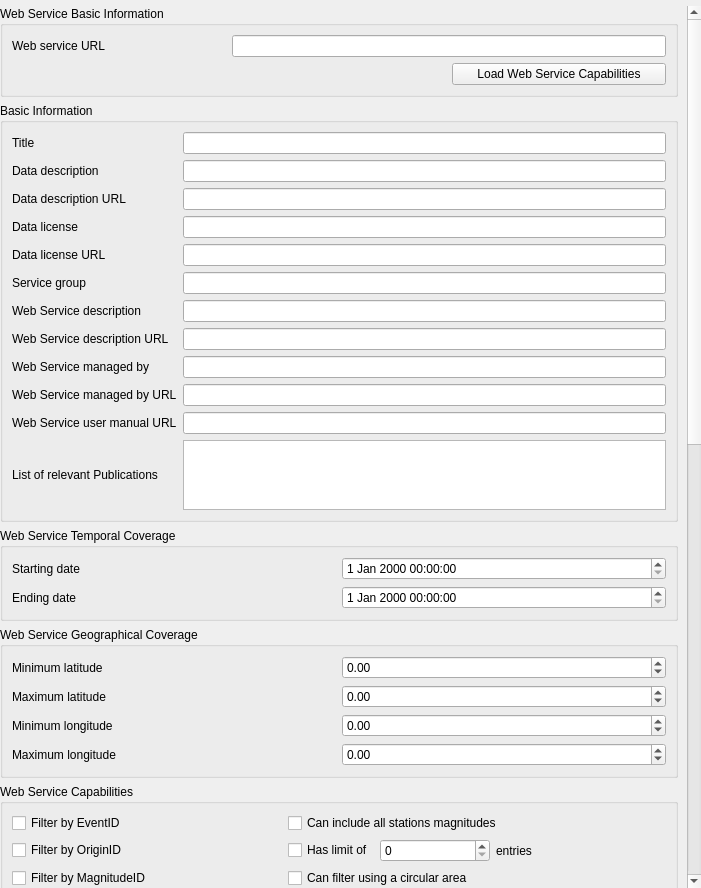
<?xml version="1.0" encoding="UTF-8"?>
<ui version="4.0">
 <class>service_configuration_widget_base</class>
 <widget class="QWidget" name="service_configuration_widget_base">
  <property name="geometry">
   <rect>
    <x>0</x>
    <y>0</y>
    <width>701</width>
    <height>888</height>
   </rect>
  </property>
  <property name="windowTitle">
   <string>Form</string>
  </property>
  <layout class="QGridLayout" name="gridLayout_4">
   <property name="leftMargin">
    <number>0</number>
   </property>
   <property name="topMargin">
    <number>0</number>
   </property>
   <property name="rightMargin">
    <number>0</number>
   </property>
   <property name="bottomMargin">
    <number>0</number>
   </property>
   <item row="0" column="0">
    <widget class="QgsMessageBar" name="message_bar" native="true"/>
   </item>
   <item row="3" column="0">
    <widget class="QScrollArea" name="scrollArea">
     <property name="frameShape">
      <enum>QFrame::NoFrame</enum>
     </property>
     <property name="widgetResizable">
      <bool>true</bool>
     </property>
     <widget class="QWidget" name="scrollAreaWidgetContents">
      <property name="geometry">
       <rect>
        <x>0</x>
        <y>-693</y>
        <width>715</width>
        <height>2012</height>
       </rect>
      </property>
      <layout class="QGridLayout" name="gridLayout">
       <property name="leftMargin">
        <number>0</number>
       </property>
       <property name="topMargin">
        <number>0</number>
       </property>
       <property name="bottomMargin">
        <number>9</number>
       </property>
       <item row="7" column="0">
        <widget class="QGroupBox" name="groupBox_4">
         <property name="title">
          <string>Output Styling</string>
         </property>
         <layout class="QGridLayout" name="gridLayout_8">
          <item row="3" column="0">
           <widget class="QLabel" name="mdp_preset_label">
            <property name="text">
             <string>Preset style name (mdps)</string>
            </property>
           </widget>
          </item>
          <item row="0" column="0">
           <widget class="QLabel" name="label_qml_events">
            <property name="text">
             <string>QML style URL (events)</string>
            </property>
           </widget>
          </item>
          <item row="3" column="1">
           <widget class="QComboBox" name="qml_style_name_combo_mdp"/>
          </item>
          <item row="2" column="0">
           <widget class="QLabel" name="label_mdp_url">
            <property name="text">
             <string>QML style URL (mdps)</string>
            </property>
           </widget>
          </item>
          <item row="2" column="1">
           <widget class="QLineEdit" name="qml_style_url_edit_mdp"/>
          </item>
          <item row="1" column="0">
           <widget class="QLabel" name="label_preset_style_events">
            <property name="text">
             <string>Preset style name (events)</string>
            </property>
           </widget>
          </item>
          <item row="4" column="0">
           <widget class="QLabel" name="label_stations_url">
            <property name="text">
             <string>QML style URL (stations)</string>
            </property>
           </widget>
          </item>
          <item row="1" column="1">
           <widget class="QComboBox" name="qml_style_name_combo_events"/>
          </item>
          <item row="0" column="1">
           <widget class="QLineEdit" name="qml_style_url_edit_events"/>
          </item>
          <item row="5" column="0">
           <widget class="QLabel" name="label_preset_name_stations">
            <property name="text">
             <string>Preset style name (stations)</string>
            </property>
           </widget>
          </item>
          <item row="5" column="1">
           <widget class="QComboBox" name="qml_style_name_combo_stations"/>
          </item>
          <item row="4" column="1">
           <widget class="QLineEdit" name="qml_style_url_edit_stations"/>
          </item>
         </layout>
        </widget>
       </item>
       <item row="3" column="0">
        <widget class="QGroupBox" name="groupBox_3">
         <property name="title">
          <string>Web Service Temporal Coverage</string>
         </property>
         <layout class="QGridLayout" name="gridLayout_7">
          <item row="0" column="1">
           <widget class="QgsDateTimeEdit" name="start_date_edit"/>
          </item>
          <item row="0" column="0">
           <widget class="QLabel" name="label_10">
            <property name="text">
             <string>Starting date</string>
            </property>
           </widget>
          </item>
          <item row="1" column="1">
           <widget class="QgsDateTimeEdit" name="end_date_edit"/>
          </item>
          <item row="1" column="0">
           <widget class="QLabel" name="label_11">
            <property name="text">
             <string>Ending date</string>
            </property>
           </widget>
          </item>
         </layout>
        </widget>
       </item>
       <item row="1" column="0">
        <widget class="QGroupBox" name="groupBox">
         <property name="title">
          <string>Basic Information</string>
         </property>
         <layout class="QGridLayout" name="gridLayout_2">
          <item row="8" column="1">
           <widget class="QLineEdit" name="data_license_url_edit"/>
          </item>
          <item row="11" column="1">
           <widget class="QLineEdit" name="service_description_url_edit"/>
          </item>
          <item row="12" column="1">
           <widget class="QLineEdit" name="data_provider_edit"/>
          </item>
          <item row="5" column="0">
           <widget class="QLabel" name="label_22">
            <property name="text">
             <string>Data description URL</string>
            </property>
           </widget>
          </item>
          <item row="12" column="0">
           <widget class="QLabel" name="label_7">
            <property name="text">
             <string>Web Service managed by</string>
            </property>
           </widget>
          </item>
          <item row="13" column="1">
           <widget class="QLineEdit" name="data_provider_url_edit"/>
          </item>
          <item row="5" column="1">
           <widget class="QLineEdit" name="data_description_url_edit"/>
          </item>
          <item row="0" column="0">
           <widget class="QLabel" name="label">
            <property name="text">
             <string>Title</string>
            </property>
           </widget>
          </item>
          <item row="0" column="1">
           <widget class="QLineEdit" name="title_edit"/>
          </item>
          <item row="13" column="0">
           <widget class="QLabel" name="label_8">
            <property name="text">
             <string>Web Service managed by URL</string>
            </property>
           </widget>
          </item>
          <item row="4" column="1">
           <widget class="QLineEdit" name="data_description_edit"/>
          </item>
          <item row="8" column="0">
           <widget class="QLabel" name="label_6">
            <property name="text">
             <string>Data license URL</string>
            </property>
           </widget>
          </item>
          <item row="14" column="0">
           <widget class="QLabel" name="label_4">
            <property name="text">
             <string>Web Service user manual URL</string>
            </property>
           </widget>
          </item>
          <item row="7" column="1">
           <widget class="QLineEdit" name="data_license_edit"/>
          </item>
          <item row="14" column="1">
           <widget class="QLineEdit" name="webservice_manual_url_edit"/>
          </item>
          <item row="10" column="0">
           <widget class="QLabel" name="label_2">
            <property name="text">
             <string>Web Service description</string>
            </property>
           </widget>
          </item>
          <item row="15" column="0">
           <widget class="QLabel" name="label_23">
            <property name="text">
             <string>List of relevant Publications</string>
            </property>
           </widget>
          </item>
          <item row="11" column="0">
           <widget class="QLabel" name="label_3">
            <property name="text">
             <string>Web Service description URL</string>
            </property>
           </widget>
          </item>
          <item row="7" column="0">
           <widget class="QLabel" name="label_5">
            <property name="text">
             <string>Data license</string>
            </property>
           </widget>
          </item>
          <item row="10" column="1">
           <widget class="QLineEdit" name="service_description_edit"/>
          </item>
          <item row="15" column="1">
           <widget class="QTextBrowser" name="publications_text_edit">
            <property name="readOnly">
             <bool>false</bool>
            </property>
            <property name="acceptRichText">
             <bool>false</bool>
            </property>
           </widget>
          </item>
          <item row="4" column="0">
           <widget class="QLabel" name="label_21">
            <property name="text">
             <string>Data description</string>
            </property>
           </widget>
          </item>
          <item row="9" column="0">
           <widget class="QLabel" name="group_label">
            <property name="text">
             <string>Service group</string>
            </property>
           </widget>
          </item>
          <item row="9" column="1">
           <widget class="QLineEdit" name="group_edit"/>
          </item>
         </layout>
        </widget>
       </item>
       <item row="8" column="0">
        <widget class="QGroupBox" name="group_ogc_layers">
         <property name="title">
          <string>OGC Layer Configuration</string>
         </property>
         <layout class="QVBoxLayout" name="verticalLayout">
          <item>
           <widget class="QgsCodeEditor" name="ogc_layers_edit" native="true">
            <property name="minimumSize">
             <size>
              <width>0</width>
              <height>300</height>
             </size>
            </property>
           </widget>
          </item>
         </layout>
        </widget>
       </item>
       <item row="6" column="0">
        <widget class="QGroupBox" name="group_capabilities">
         <property name="title">
          <string>Web Service Capabilities</string>
         </property>
         <layout class="QGridLayout" name="gridLayout_5">
          <item row="3" column="1">
           <widget class="QCheckBox" name="check_radius_of_circular_area_is_specified_in_km">
            <property name="text">
             <string>Radius of circular area can be specified in km</string>
            </property>
           </widget>
          </item>
          <item row="9" column="0">
           <widget class="QCheckBox" name="check_filter_by_magnitude_type">
            <property name="text">
             <string>Filter by magnitude type</string>
            </property>
           </widget>
          </item>
          <item row="14" column="0">
           <widget class="QCheckBox" name="check_can_include_arrivals">
            <property name="text">
             <string>Can include arrivals</string>
            </property>
           </widget>
          </item>
          <item row="4" column="0">
           <widget class="QCheckBox" name="check_filter_data_updated_after">
            <property name="text">
             <string>Filter data updated after</string>
            </property>
           </widget>
          </item>
          <item row="1" column="0">
           <widget class="QCheckBox" name="check_filter_by_originid">
            <property name="text">
             <string>Filter by OriginID</string>
            </property>
           </widget>
          </item>
          <item row="10" column="0">
           <widget class="QCheckBox" name="check_can_include_all_origins">
            <property name="text">
             <string>Can include all origins</string>
            </property>
           </widget>
          </item>
          <item row="6" column="0">
           <widget class="QCheckBox" name="check_filter_by_contributor">
            <property name="text">
             <string>Query Contributors</string>
            </property>
           </widget>
          </item>
          <item row="9" column="1">
           <widget class="QCheckBox" name="check_can_output_kml">
            <property name="text">
             <string>Can output KML</string>
            </property>
           </widget>
          </item>
          <item row="8" column="0">
           <widget class="QCheckBox" name="check_filter_by_event_type">
            <property name="text">
             <string>Filter by event type</string>
            </property>
           </widget>
          </item>
          <item row="0" column="0">
           <widget class="QCheckBox" name="check_filter_by_eventid">
            <property name="text">
             <string>Filter by EventID</string>
            </property>
           </widget>
          </item>
          <item row="7" column="1">
           <widget class="QCheckBox" name="check_can_output_geojson">
            <property name="text">
             <string>Can output GeoJSON</string>
            </property>
           </widget>
          </item>
          <item row="10" column="1">
           <widget class="QCheckBox" name="check_can_output_microsoft_xlsx">
            <property name="text">
             <string>Can output Microsoft XLSX</string>
            </property>
           </widget>
          </item>
          <item row="5" column="1">
           <widget class="QCheckBox" name="check_can_output_text">
            <property name="text">
             <string>Can output text</string>
            </property>
           </widget>
          </item>
          <item row="2" column="0">
           <widget class="QCheckBox" name="check_filter_by_magnitudeid">
            <property name="text">
             <string>Filter by MagnitudeID</string>
            </property>
           </widget>
          </item>
          <item row="6" column="1">
           <widget class="QCheckBox" name="check_can_output_xml">
            <property name="text">
             <string>Can output XML</string>
            </property>
           </widget>
          </item>
          <item row="2" column="1">
           <widget class="QCheckBox" name="check_can_filter_using_circular_area">
            <property name="text">
             <string>Can filter using a circular area</string>
            </property>
           </widget>
          </item>
          <item row="0" column="1">
           <widget class="QCheckBox" name="check_can_include_all_stations_magnitudes">
            <property name="text">
             <string>Can include all stations magnitudes</string>
            </property>
           </widget>
          </item>
          <item row="11" column="0">
           <widget class="QCheckBox" name="check_can_include_all_origins_multiple">
            <property name="text">
             <string>Can include all origins for multiple events</string>
            </property>
           </widget>
          </item>
          <item row="5" column="0">
           <widget class="QCheckBox" name="check_filter_by_catalog">
            <property name="text">
             <string>Filter by Catalog</string>
            </property>
           </widget>
          </item>
          <item row="3" column="0">
           <widget class="QCheckBox" name="check_filter_by_focalmechanismid">
            <property name="text">
             <string>Filter by FocalMechanismID</string>
            </property>
           </widget>
          </item>
          <item row="4" column="1">
           <widget class="QCheckBox" name="check_can_filter_by_depth">
            <property name="text">
             <string>Can filter by depth</string>
            </property>
           </widget>
          </item>
          <item row="12" column="0">
           <widget class="QCheckBox" name="check_can_include_all_magnitudes">
            <property name="text">
             <string>Can include all magnitudes</string>
            </property>
           </widget>
          </item>
          <item row="1" column="1">
           <layout class="QHBoxLayout" name="horizontalLayout">
            <property name="bottomMargin">
             <number>0</number>
            </property>
            <item>
             <widget class="QCheckBox" name="check_has_limit_of_entries">
              <property name="text">
               <string>Has limit of</string>
              </property>
             </widget>
            </item>
            <item>
             <widget class="QSpinBox" name="spin_has_limit_of_entries">
              <property name="minimumSize">
               <size>
                <width>110</width>
                <height>0</height>
               </size>
              </property>
              <property name="maximum">
               <number>999999999</number>
              </property>
             </widget>
            </item>
            <item>
             <widget class="QLabel" name="label_17">
              <property name="text">
               <string>entries</string>
              </property>
             </widget>
            </item>
            <item>
             <spacer name="horizontalSpacer">
              <property name="orientation">
               <enum>Qt::Horizontal</enum>
              </property>
              <property name="sizeHint" stdset="0">
               <size>
                <width>40</width>
                <height>20</height>
               </size>
              </property>
             </spacer>
            </item>
           </layout>
          </item>
          <item row="7" column="0">
           <widget class="QCheckBox" name="check_filter_by_contributorid">
            <property name="text">
             <string>Filter by ContributorID</string>
            </property>
           </widget>
          </item>
          <item row="8" column="1">
           <widget class="QCheckBox" name="check_can_output_json">
            <property name="text">
             <string>Can output JSON</string>
            </property>
           </widget>
          </item>
          <item row="13" column="0">
           <widget class="QCheckBox" name="check_can_include_all_magnitudes_multiple">
            <property name="text">
             <string>Can include all magnitudes for multiple events</string>
            </property>
           </widget>
          </item>
          <item row="11" column="1">
           <layout class="QHBoxLayout" name="horizontalLayout_2">
            <property name="bottomMargin">
             <number>0</number>
            </property>
            <item>
             <widget class="QCheckBox" name="check_http_code_nodata">
              <property name="text">
               <string>HTTP code no data</string>
              </property>
             </widget>
            </item>
            <item>
             <widget class="QComboBox" name="combo_http_code_nodata"/>
            </item>
            <item>
             <spacer name="horizontalSpacer_2">
              <property name="orientation">
               <enum>Qt::Horizontal</enum>
              </property>
              <property name="sizeHint" stdset="0">
               <size>
                <width>40</width>
                <height>20</height>
               </size>
              </property>
             </spacer>
            </item>
           </layout>
          </item>
         </layout>
        </widget>
       </item>
       <item row="4" column="0">
        <widget class="QGroupBox" name="group_bounding_box">
         <property name="title">
          <string>Web Service Geographical Coverage</string>
         </property>
         <layout class="QGridLayout" name="gridLayout_3">
          <item row="2" column="0">
           <widget class="QLabel" name="label_14">
            <property name="text">
             <string>Minimum longitude</string>
            </property>
           </widget>
          </item>
          <item row="3" column="0">
           <widget class="QLabel" name="label_15">
            <property name="text">
             <string>Maximum longitude</string>
            </property>
           </widget>
          </item>
          <item row="0" column="1">
           <widget class="QDoubleSpinBox" name="min_lat_spin">
            <property name="minimum">
             <double>-90.000000000000000</double>
            </property>
            <property name="maximum">
             <double>90.000000000000000</double>
            </property>
           </widget>
          </item>
          <item row="3" column="1">
           <widget class="QDoubleSpinBox" name="max_long_spin">
            <property name="minimum">
             <double>-180.000000000000000</double>
            </property>
            <property name="maximum">
             <double>180.000000000000000</double>
            </property>
           </widget>
          </item>
          <item row="2" column="1">
           <widget class="QDoubleSpinBox" name="min_long_spin">
            <property name="minimum">
             <double>-180.000000000000000</double>
            </property>
            <property name="maximum">
             <double>180.000000000000000</double>
            </property>
           </widget>
          </item>
          <item row="1" column="0">
           <widget class="QLabel" name="label_13">
            <property name="text">
             <string>Maximum latitude</string>
            </property>
           </widget>
          </item>
          <item row="0" column="0">
           <widget class="QLabel" name="label_12">
            <property name="text">
             <string>Minimum latitude</string>
            </property>
           </widget>
          </item>
          <item row="1" column="1">
           <widget class="QDoubleSpinBox" name="max_lat_spin">
            <property name="minimum">
             <double>-90.000000000000000</double>
            </property>
            <property name="maximum">
             <double>90.000000000000000</double>
            </property>
           </widget>
          </item>
         </layout>
        </widget>
       </item>
       <item row="0" column="0">
        <widget class="QGroupBox" name="button_load_service_capabilities">
         <property name="title">
          <string>Web Service Basic Information</string>
         </property>
         <layout class="QGridLayout" name="gridLayout_6">
          <item row="0" column="0">
           <widget class="QLabel" name="label_9">
            <property name="text">
             <string>Web service URL</string>
            </property>
           </widget>
          </item>
          <item row="1" column="2">
           <widget class="QPushButton" name="button_load_service">
            <property name="text">
             <string>Load Web Service Capabilities</string>
            </property>
           </widget>
          </item>
          <item row="0" column="1" colspan="2">
           <widget class="QLineEdit" name="web_service_url_edit"/>
          </item>
         </layout>
        </widget>
       </item>
      </layout>
     </widget>
    </widget>
   </item>
  </layout>
 </widget>
 <customwidgets>
  <customwidget>
   <class>QgsDateTimeEdit</class>
   <extends>QDateTimeEdit</extends>
   <header>qgsdatetimeedit.h</header>
  </customwidget>
  <customwidget>
   <class>QgsMessageBar</class>
   <extends>QWidget</extends>
   <header>qgis.gui</header>
   <container>1</container>
  </customwidget>
  <customwidget>
   <class>QgsCodeEditor</class>
   <extends>QWidget</extends>
   <header>qgis.gui</header>
   <container>1</container>
  </customwidget>
 </customwidgets>
 <tabstops>
  <tabstop>scrollArea</tabstop>
  <tabstop>title_edit</tabstop>
  <tabstop>data_license_edit</tabstop>
  <tabstop>data_license_url_edit</tabstop>
  <tabstop>data_provider_edit</tabstop>
  <tabstop>data_provider_url_edit</tabstop>
  <tabstop>min_lat_spin</tabstop>
  <tabstop>max_lat_spin</tabstop>
  <tabstop>min_long_spin</tabstop>
  <tabstop>max_long_spin</tabstop>
 </tabstops>
 <resources/>
 <connections/>
</ui>
